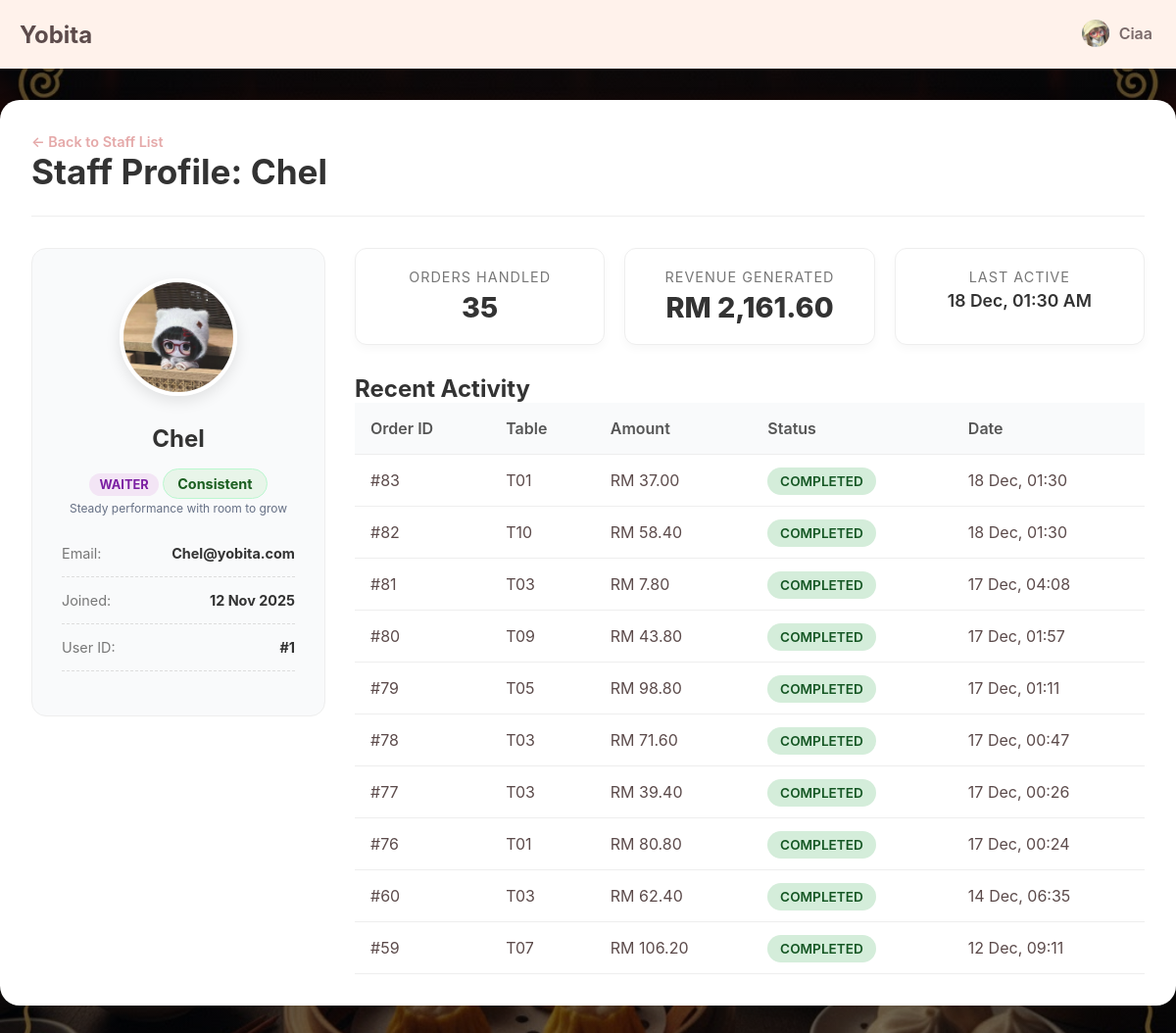
/admin/staffDetail.php?id=1 (signed in), run on the app's committed database.
### tables this page shows
CREATE TABLE `staffs` (
  `id` int(10) UNSIGNED NOT NULL,
  `username` varchar(50) NOT NULL,
  `email` varchar(255) NOT NULL,
  `password` varchar(255) NOT NULL,
  `role` enum('waiter','admin','chef') NOT NULL DEFAULT 'waiter',
  `profile_picture` varchar(255) DEFAULT NULL,
  `created_at` timestamp NOT NULL DEFAULT current_timestamp()
);

CREATE TABLE `orders` (
  `id` int(10) UNSIGNED NOT NULL,
  `table_id` int(10) UNSIGNED NOT NULL,
  `user_id` int(10) UNSIGNED NOT NULL,
  `status` enum('pending','prepared','completed','cancelled') NOT NULL DEFAULT 'pending',
  `total_amount` decimal(10,2) DEFAULT 0.00,
  `created_at` timestamp NOT NULL DEFAULT current_timestamp(),
  `updated_at` timestamp NOT NULL DEFAULT current_timestamp() ON UPDATE current_timestamp()
);

CREATE TABLE `dining_tables` (
  `id` int(10) UNSIGNED NOT NULL,
  `table_number` varchar(10) NOT NULL,
  `capacity` int(11) NOT NULL DEFAULT 4,
  `status` enum('available','occupied','reserved') NOT NULL DEFAULT 'available'
);

### admin/staffDetail.php (the view, shortened to what this page needs)
<?php
require_once '../connection.php';
$waiter_id = (int)$_GET['id'];
$basePath = "../";
include '../_header.php';
try {
    $stmt = $pdo->prepare("SELECT * FROM staffs WHERE id = ?");
    $stmt->execute([$waiter_id]);
    $waiter = $stmt->fetch();
    $stmtStats = $pdo->prepare("
        SELECT
            COUNT(id) as total_orders,
            COALESCE(SUM(total_amount), 0) as total_revenue,
            MAX(created_at) as last_active
        FROM orders
        WHERE user_id = ?
    ");
    $stmtStats->execute([$waiter_id]);
    $stats = $stmtStats->fetch();
    function computeAiBadgeForStaff($waiter, $stats) {
        $scriptPath = realpath(__DIR__ . '/../ai/staff_badges.py');
        if (!$scriptPath) {
            return ['label' => 'Consistent', 'reason' => 'Steady performance with room to grow'];
        }
        $output = stream_get_contents($pipes[1]);
        $decoded = json_decode($output, true);
        return [
            'label' => $decoded["badges"][0]["label"] ?? 'Consistent',
            'reason' => $decoded["badges"][0]["reason"] ?? 'Steady performance with room to grow'
        ];
    }
    $badgeData = computeAiBadgeForStaff($waiter, $stats);
    $stmtOrders = $pdo->prepare("
        SELECT o.*, dt.table_number
        FROM orders o
        JOIN dining_tables dt ON o.table_id = dt.id
        WHERE o.user_id = ?
        ORDER BY o.created_at DESC
        LIMIT 10
    ");
    $stmtOrders->execute([$waiter_id]);
    $recent_orders = $stmtOrders->fetchAll();
} catch (PDOException $e) {
    die("Error: " . $e->getMessage());
}
?>
<link rel="stylesheet" href="<?php echo $basePath; ?>css/viewOrders.css">
<link rel="stylesheet" href="<?php echo $basePath; ?>css/manageStaff.css">
<main class="main-wrapper">
    <div class="admin-container">
        <a href="manageStaff.php" class="back-link">← Back to Staff List</a>
        <div class="page-header">
            <h1>Staff Profile: <?php echo htmlspecialchars($waiter['username']); ?></h1>
        </div>
        <div class="waiter-detail-grid">
            <div class="profile-card">
                <div class="profile-header-img">
                    <img src="<?php echo $waiter['profile_picture'] ? $basePath . $waiter['profile_picture'] : $basePath.'uploads/Default_pfp.png'; ?>">
                </div>
                <h2><?php echo htmlspecialchars($waiter['username']); ?></h2>
                <span class="role-badge role-<?php echo $waiter['role']; ?>"><?php echo ucfirst($waiter['role']); ?></span>
                <div class="ai-badge large">
                    <?php echo htmlspecialchars($badgeData['label']); ?>
                </div>
                <div class="ai-badge-reason">
                    <?php echo htmlspecialchars($badgeData['reason']); ?>
                </div>
                <div class="profile-info-list">
                    <div class="info-row">
                        <span>Email:</span>
                        <strong><?php echo htmlspecialchars($waiter['email']); ?></strong>
                    </div>
                    <div class="info-row">
                        <span>Joined:</span>
                        <strong><?php echo date("d M Y", strtotime($waiter['created_at'])); ?></strong>
                    </div>
                    <div class="info-row">
                        <span>User ID:</span>
                        <strong>#<?php echo $waiter['id']; ?></strong>
                    </div>
                </div>
            </div>
            <div class="stats-container">
                <div class="kpi-grid">
                    <div class="kpi-card">
                        <div class="kpi-label">Orders Handled</div>
                        <div class="kpi-value"><?php echo $stats['total_orders']; ?></div>
                    </div>
                    <div class="kpi-card">
                        <div class="kpi-label">Revenue Generated</div>
                        <div class="kpi-value">RM <?php echo number_format($stats['total_revenue'], 2); ?></div>
                    </div>
                    <div class="kpi-card">
                        <div class="kpi-label">Last Active</div>
                        <div class="kpi-value small">
                            <?php echo $stats['last_active'] ? date("d M, h:i A", strtotime($stats['last_active'])) : 'Never'; ?>
                        </div>
                    </div>
                </div>
                <h3 class="section-title" style="margin-top: 30px;">Recent Activity</h3>
                <div class="table-responsive">
                    <table>
                        <thead>
                            <tr>
                                <th>Order ID</th>
                                <th>Table</th>
                                <th>Amount</th>
                                <th>Status</th>
                                <th>Date</th>
                            </tr>
                        </thead>
                        <tbody>
                            <?php if (empty($recent_orders)): ?>
                                <tr><td colspan="5">No orders handled yet.</td></tr>
                            <?php else: ?>
                                <?php foreach ($recent_orders as $order): ?>
                                <tr>
                                    <td>#<?php echo $order['id']; ?></td>
                                    <td><?php echo $order['table_number']; ?></td>
                                    <td>RM <?php echo number_format($order['total_amount'], 2); ?></td>
                                    <td>
                                        <span class="status-badge status-<?php echo $order['status']; ?>">
                                            <?php echo ucfirst($order['status']); ?>
                                        </span>
                                    </td>
                                    <td><?php echo date("d M, H:i", strtotime($order['created_at'])); ?></td>
                                </tr>
                                <?php endforeach; ?>
                            <?php endif; ?>
                        </tbody>
                    </table>
                </div>
            </div>
        </div>
    </div>
</main>

### css/index.css (style rules this page uses)
:root { --primary: #FFDCDC; --second: #FFF2EB; --third: #ffffff; --fourth: #FFD6BA; --text-dark: #5C4B4B; --text-light: #7a6a6a; --border-color: #EAE0DA; --accent-dark: #E5A9A9; --notification: #FF3B3B; }
* { box-sizing: border-box; margin: 0; padding: 0; }
body { font-family: -apple-system, BlinkMacSystemFont, "Segoe UI", Roboto, Helvetica, Arial, sans-serif; background-color: var(--second); color: var(--text-dark); background: linear-gradient(rgba(0, 0, 0, 0.5), rgba(0, 0, 0, 0.5)), url(../image/Background.jpg) !important; background-size: cover !important; background-position: center !important; background-repeat: no-repeat !important; background-attachment: fixed !important; }
.main-wrapper { padding-top: 70px; padding-bottom: 100px; }

### css/viewOrders.css (style rules this page uses)
.admin-container { max-width: 1200px; margin: 2rem auto; padding: 2rem; background-color: #fff; border-radius: 20px; box-shadow: 0 8px 25px rgba(0, 0, 0, 0.1); animation: fadeInUp 0.6s ease-out; }
body { background-color: #f8f9fa; }
.back-link { color: var(--accent-dark); text-decoration: none; font-size: 0.9rem; font-weight: 600; transition: color 0.2s; display: inline-block; }
.page-header { border-bottom: 2px solid #eee; padding-bottom: 1rem; margin-bottom: 2rem; }
.page-header h1 { color: #333; font-size: 2.5rem; margin: 0; }
.section-title { font-size: 1.5rem; color: #333; margin: 0; }
.table-responsive { overflow-x: auto; }
table { width: 100%; border-collapse: collapse; text-align: left; }
table th, table td { padding: 1rem; border-bottom: 1px solid #eee; vertical-align: middle; }
table th { background-color: #f9fafb; font-weight: 600; color: #555; }
.status-badge { padding: 0.4rem 0.8rem; border-radius: 20px; font-weight: 600; font-size: 0.85rem; text-transform: uppercase; }
.status-completed { background-color: #d4edda; color: #155724; }

### css/manageStaff.css (style rules this page uses)
.role-badge { padding: 4px 10px; border-radius: 12px; font-size: 0.8rem; font-weight: 700; text-transform: uppercase; }
.role-waiter { background-color: #f3e5f5; color: #7b1fa2; }
.ai-badge { display: inline-flex; align-items: center; gap: 6px; padding: 4px 10px; border-radius: 999px; background: #e8f5e9; color: #1b5e20; font-size: 0.75rem; font-weight: 700; margin-top: 6px; width: fit-content; }
.ai-badge.large { font-size: 0.9rem; padding: 6px 14px; }
.ai-badge-reason { color: #667085; font-size: 0.8rem; margin-top: 4px; line-height: 1.3; }
.waiter-detail-grid { display: grid; grid-template-columns: 300px 1fr; gap: 30px; align-items: start; }
.profile-card { background: #f9fafb; padding: 30px; border-radius: 15px; border: 1px solid #eee; text-align: center; }
.profile-header-img img { width: 120px; height: 120px; border-radius: 50%; object-fit: cover; border: 4px solid white; box-shadow: 0 5px 15px rgba(0,0,0,0.1); margin-bottom: 15px; }
.profile-card h2 { margin: 10px 0; color: #333; }
.profile-info-list { margin-top: 30px; text-align: left; }
.info-row { display: flex; justify-content: space-between; margin-bottom: 15px; padding-bottom: 15px; border-bottom: 1px dashed #ddd; font-size: 0.9rem; }
.info-row span { color: #777; }
.info-row strong { color: #333; }
.kpi-grid { display: grid; grid-template-columns: repeat(auto-fit, minmax(200px, 1fr)); gap: 20px; margin-bottom: 20px; }
.kpi-card { background: #fff; padding: 20px; border-radius: 12px; border: 1px solid #eee; box-shadow: 0 4px 10px rgba(0,0,0,0.03); text-align: center; }
.kpi-label { font-size: 0.9rem; color: #777; margin-bottom: 5px; text-transform: uppercase; letter-spacing: 1px; }
.kpi-value { font-size: 1.8rem; font-weight: 800; color: #333; }
.kpi-value.small { font-size: 1.1rem; font-weight: 600; }
.page-header { display: flex; justify-content: space-between; align-items: center; border-bottom: 1px solid #eee; padding-bottom: 1.5rem; margin-bottom: 2rem; }
.page-header h1 { margin: 0; color: #333; font-size: 2.2rem; font-weight: 700; }
.ai-badge { display: inline-flex; align-items: center; gap: 6px; padding: 4px 10px; border-radius: 999px; background: #e8f5e9; color: #1b5e20; font-size: 0.75rem; font-weight: 700; border: 1px solid #bbf7d0; }
.ai-badge-reason { font-size: 0.75rem; color: #667085; margin-top: 3px; font-weight: 400; line-height: 1.2; }

### data on the page
staffs: username "Chel", profile_picture (picture), role "WAITER", email "Chel@yobita.com", created_at "12 Nov 2025", id "1"
orders: id "83", table.table_number "T01", total_amount "37.00", status "COMPLETED", created_at "18 Dec, 01:30"
orders: id "82", table.table_number "T10", total_amount "58.40", status "COMPLETED", created_at "18 Dec, 01:30"
orders: id "81", table.table_number "T03", total_amount "7.80", status "COMPLETED", created_at "17 Dec, 04:08"
orders: id "80", table.table_number "T09", total_amount "43.80", status "COMPLETED", created_at "17 Dec, 01:57"
orders: id "79", table.table_number "T05", total_amount "98.80", status "COMPLETED", created_at "17 Dec, 01:11"
orders: id "78", table.table_number "T03", total_amount "71.60", status "COMPLETED", created_at "17 Dec, 00:47"
orders: id "77", table.table_number "T03", total_amount "39.40", status "COMPLETED", created_at "17 Dec, 00:26"
orders: id "76", table.table_number "T01", total_amount "80.80", status "COMPLETED", created_at "17 Dec, 00:24"
orders: id "60", table.table_number "T03", total_amount "62.40", status "COMPLETED", created_at "14 Dec, 06:35"
orders: id "59", table.table_number "T07", total_amount "106.20", status "COMPLETED", created_at "12 Dec, 09:11"

### other printed values
$_SESSION['username'] "Ciaa"
$badgeData['label'] "Consistent"
$badgeData['reason'] "Steady performance with room to grow"
$stats['total_orders'] "35"
$stats['total_revenue'] "2,161.60"
date("d M, h:i A", strtotime($stats['last_active'])) "18 Dec, 01:30 AM"
